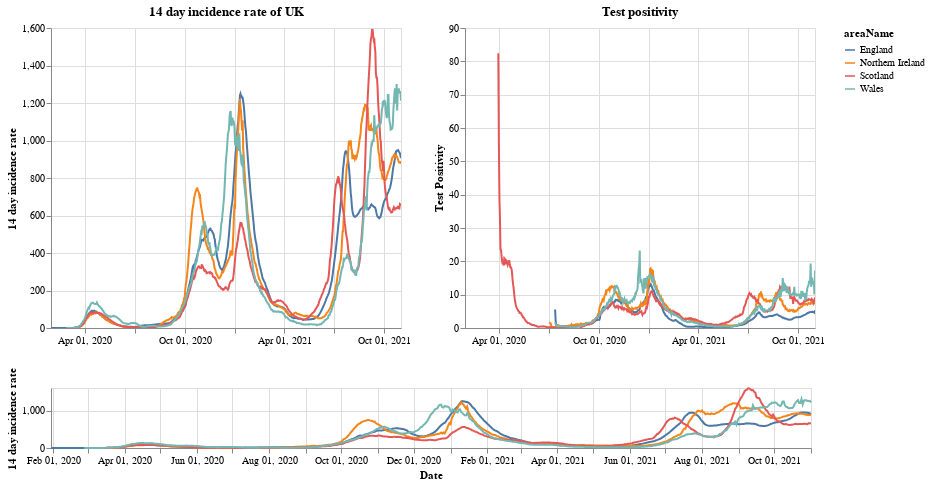

The notebook cell this image was saved under:
### Markdown cell above
# Plots

First a plot with each country in the UK. The top right shows the positivity rate for (which is the percentage of registered tests which were positive) while the top left is the 14 day incidence rate. The bottom chart can be used to select the timeframe (does not work on a mobile device).

### Code cell
#collapse
brush = alt.selection(type='interval', name='DateBrush',encodings=['x'],fields=['Time'])
leg_selection = alt.selection_multi(fields=['areaName'], bind='legend')

base = alt.Chart(uk_cases).mark_line().encode(
    x=alt.X("yearmonthdate(date):T", axis=alt.Axis(title='Date')),
    y=alt.Y("twoWeeklyCasesRate:Q", axis=alt.Axis(title='14 day incidence rate')),
    tooltip=['areaName', 'date','twoWeeklyCasesRate', 'testPositivity'],
    color='areaName',
    opacity=alt.condition(leg_selection, alt.value(2), alt.value(0.1))
).add_selection(leg_selection).properties(width=350)

upper = base.encode(alt.X('yearmonthdate(date):T', axis=alt.Axis(title=''),
                         scale=alt.Scale(domain=brush))
                   ).properties(title=f'14 day incidence rate of UK')
upper_right = upper.encode(alt.Y('testPositivity:Q', axis=alt.Axis(title='Test Positivity'))).properties(title='Test positivity')
lower = base.properties(height=60, width = 760).add_selection(brush)

(upper | upper_right) & lower

### Figure 1 — Vega-Lite specification as saved in the notebook (floating-point values rounded to 4 significant figures; data arrays with more than 128 entries replaced by an {"elided": "..."} marker saying what was removed)
{"config": {"view": {"continuousWidth": 400, "continuousHeight": 300}}, "vconcat": [{"hconcat": [{"mark": "line", "encoding": {"color": {"type": "nominal", "field": "areaName"}, "opacity": {"condition": {"value": 2, "selection": "selector001"}, "value": 0.1}, "tooltip": [{"type": "nominal", "field": "areaName"}, {"type": "temporal", "field": "date"}, {"type": "quantitative", "field": "twoWeeklyCasesRate"}, {"type": "quantitative", "field": "testPositivity"}], "x": {"type": "temporal", "axis": {"title": ""}, "field": "date", "scale": {"domain": {"selection": "DateBrush"}}, "timeUnit": "yearmonthdate"}, "y": {"type": "quantitative", "axis": {"title": "14 day incidence rate"}, "field": "twoWeeklyCasesRate"}}, "selection": {"selector001": {"type": "multi", "fields": ["areaName"], "bind": "legend"}}, "title": "14 day incidence rate of UK", "width": 350}, {"mark": "line", "encoding": {"color": {"type": "nominal", "field": "areaName"}, "opacity": {"condition": {"value": 2, "selection": "selector001"}, "value": 0.1}, "tooltip": [{"type": "nominal", "field": "areaName"}, {"type": "temporal", "field": "date"}, {"type": "quantitative", "field": "twoWeeklyCasesRate"}, {"type": "quantitative", "field": "testPositivity"}], "x": {"type": "temporal", "axis": {"title": ""}, "field": "date", "scale": {"domain": {"selection": "DateBrush"}}, "timeUnit": "yearmonthdate"}, "y": {"type": "quantitative", "axis": {"title": "Test Positivity"}, "field": "testPositivity"}}, "selection": {"selector001": {"type": "multi", "fields": ["areaName"], "bind": "legend"}}, "title": "Test positivity", "width": 350}]}, {"mark": "line", "encoding": {"color": {"type": "nominal", "field": "areaName"}, "opacity": {"condition": {"value": 2, "selection": "selector001"}, "value": 0.1}, "tooltip": [{"type": "nominal", "field": "areaName"}, {"type": "temporal", "field": "date"}, {"type": "quantitative", "field": "twoWeeklyCasesRate"}, {"type": "quantitative", "field": "testPositivity"}], "x": {"type": "temporal", "axis": {"title": "Date"}, "field": "date", "timeUnit": "yearmonthdate"}, "y": {"type": "quantitative", "axis": {"title": "14 day incidence rate"}, "field": "twoWeeklyCasesRate"}}, "height": 60, "selection": {"selector001": {"type": "multi", "fields": ["areaName"], "bind": "legend"}, "DateBrush": {"type": "interval", "encodings": ["x"], "fields": ["Time"]}}, "width": 760}], "data": {"name": "data-a68ee80e9ed63401cef71da39fb84cf1"}, "$schema": "https://vega.github.io/schema/vega-lite/v4.8.1.json", "datasets": {"data-a68ee80e9ed63401cef71da39fb84cf1": {"elided": "2476 records"}}}
